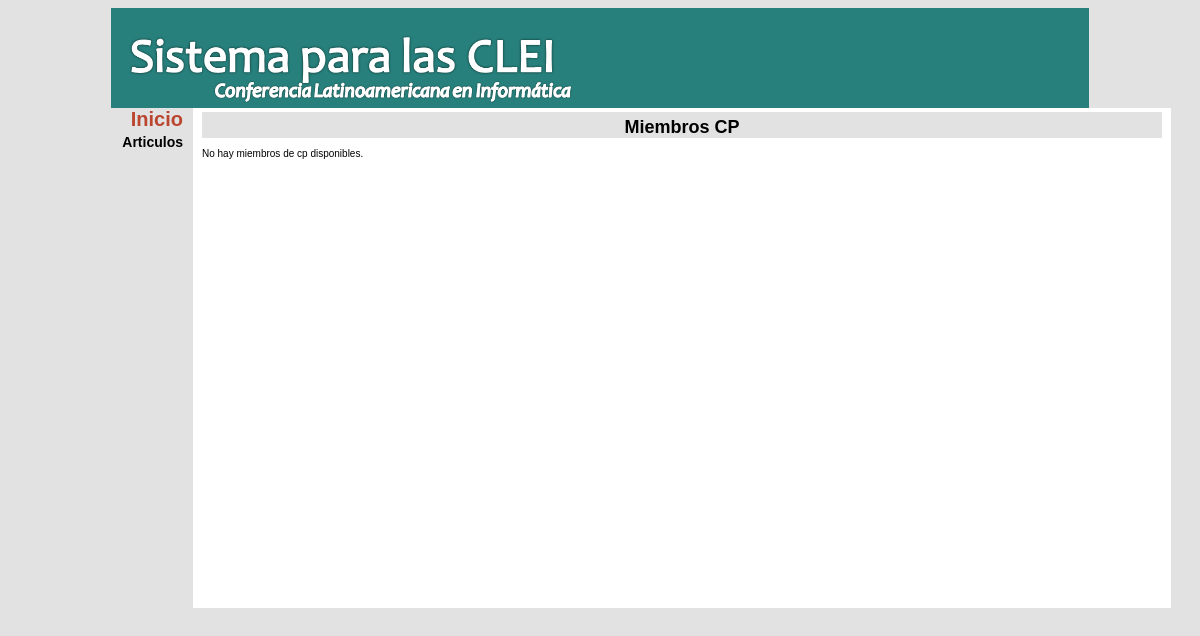
Before: /miembrocp/results/ with the older database file.
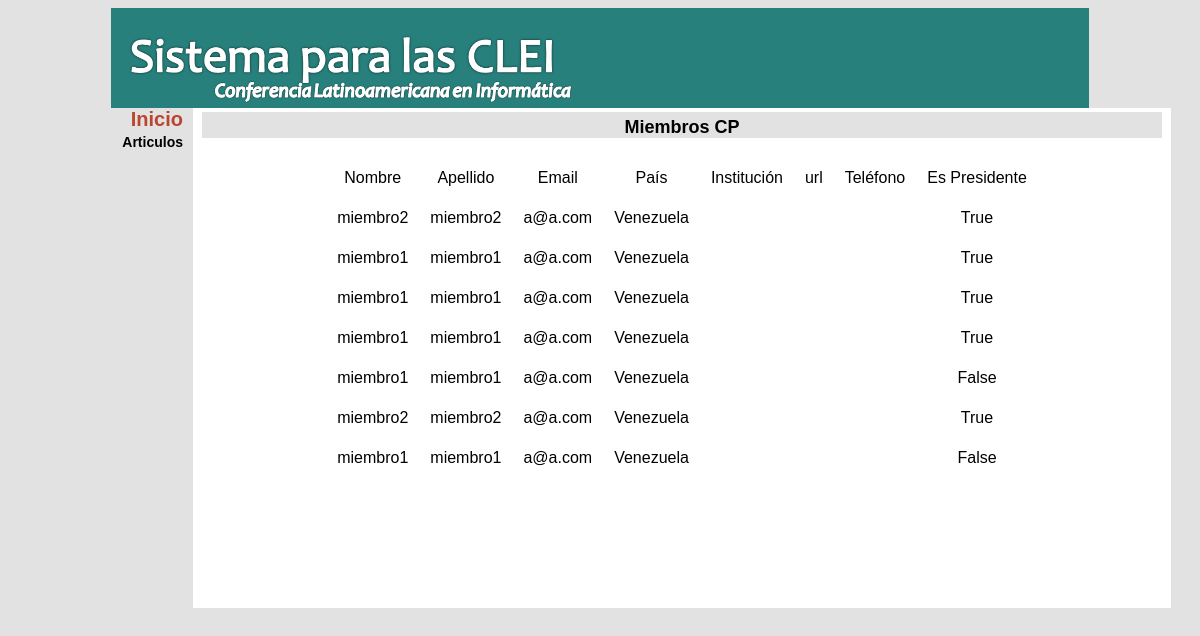
After: the same page with the newer database file.
### miembrocp/models.py (models this page shows, shortened)
class miembrocp(models.Model):
	nombre = models.CharField(max_length=60)
	apellido = models.CharField(max_length=60)
	email = models.EmailField()
	pais = models.CharField(max_length=60)
	institucion = models.CharField(max_length=140, null=True)
	url = models.URLField(null=True)
	telefono = models.CharField(max_length=140, null=True)
	esPresidente = models.NullBooleanField()

### miembrocp/views.py (the view)
# urls.py: url(r'results/$', views.results, name='results'),
def results(request):
    objectlist = miembrocp.objects.all()
    context = RequestContext(request,{'objectlist':objectlist,})
    return render(request, 'miembrocp/results.html', context)

### templates/miembrocp/results.html (shortened to what this page needs)
{% extends "home.html" %}
{% block stylesheet %}
    <link rel="stylesheet" href="../../static/css/style.css"type="text/css">
{% endblock %}
{% block contenido %}
        <div id="title">
             Miembros CP
        </div>
{% if objectlist %}
     <TABLE CELLSPACING="20">
	     <TR>
		  <TD>Nombre</TD><TD>Apellido</TD><TD>Email</TD><TD>País</TD><TD>Institución</TD><TD>url</TD><TD>Teléfono</TD><TD>Es Presidente</TD>
	     </TR>
	     <ul>
	     	{% for e in objectlist %}
		     <TR>
			  <TD>{{ e.nombre }}</TD><TD>{{ e.apellido }}</TD><TD>{{ e.email }}</TD><TD>{{ e.pais }}</TD><TD>{{ e.institucion }}</TD><TD>{{ e.url }}</TD><TD>{{ e.telefono }}</TD><TD>{{ e.esPresidente }}</TD>
		     </TR>
	     	{%endfor%}
	       </TABLE>
{% else %}
    <p>No hay miembros de cp disponibles.</p>
{% endif %}
{% endblock %}

### templates/home.html (shortened to what this page needs)
<html>
    <head>
        {% load staticfiles %}
        {% block stylesheet %} <link rel="stylesheet" href="../static/css/style.css"type="text/css"> {% endblock %}
    </head>
    <body>
        <header>
        <div id="banner">
            <img src="/static/images/Sistema_CLEI.png" style="height: 109;
            margin-left: -14;">
        </div>
        </header>
        <div id="left_pannel">
            <a class="menu_item" href="/home" style="font-size: 20px;
                margin-bottom: 3px;
                color: #bb4630;" >Inicio</a>
            <div id="accordion">
            {% block left_pannel %}
            {% if user.username == "admin" %}
                    <div class="menu_item">
                        <a>Articulos</a>
                    </div>
                    <div class="submenu">
                        <a class="menu_item" href="/articulo/create">Crear</a>
                        <a class="menu_item" href="/articulo/results">Listar Recibidos</a>
                        <a class="menu_item" href="/articulo/accept">Listar Aceptados</a>
                        <a class="menu_item" href="/articulo/evaluate">Evaluar</a>
                    </div>
                    <div class="menu_item">
                        <a>Inscritos</a>
                    </div>
                    <div class="submenu">
                        <a class="menu_item" href="/autor/results">Autores</a>
                        <a class="menu_item" href="/miembrocp/results">Miembro CP</a>
                        <a class="menu_item" href="/invitado/results">Invitados</a>
                    </div>
                    <div class="menu_item">
                        <a>Inscripciones</a>
                    </div>
                    <div class="submenu">
                        <a class="menu_item" href="/autor/create">Autor</a>
                        <a class="menu_item" href="/miembrocp/create">Miembro CP</a>
                        <a class="menu_item" href="/invitado/create">Invitado</a>
                    </div>
                    <div class="menu_item">
                        <a>Espacios</a>
                    </div>
                    <div class="submenu">
                        <a class="menu_item" href="/espacio/create">Crear</a>
                        <a class="menu_item" href="/espacio/results">Listar</a>
                    </div>
                    <div class="menu_item">
                        <a>Eventos</a>
                    </div>
                    <div class="submenu">
                        <a class="menu_item" href="/evento/create">Crear</a>
                        <a class="menu_item" href="/evento/results">Listar</a>
                    </div>
                </div>
            {% else %}
                    <div class="menu_item">
                        <a>Articulos</a>
                    </div>
            {% endif %}
            {% endblock %}
            </div>
        </div>
        <div id="central_pannel">
            <div id="container">
            {% block contenido %}{% endblock %}
            </div>
        </div>
	</body>
</html>

### articulo/static/css/style.css (style rules this page uses)
body { background: #e2e2e2; font-family: Arial, Georgia, Tahoma, Geneva, sans-serif; font-size: 10px; }
#banner { width: 978px; height: 100px; background: #27807C; margin: 0 auto; }
#left_pannel { width: 175px; text-align: right; display: inline-block; }
.menu_item { display: block; cursor: pointer; color: blue; color: inherit; font-weight: bold; font-size: 14; text-decoration: none; }
#central_pannel { width: 978px; height: auto; min-height: 500px; position: absolute; display: inline-block; text-align: center; margin-left: 10px; background: white; }
#title { width: 960px;; height: 26px; background: #e2e2e2; vertical-align: center; line-height: 30px; margin: 0 auto; margin-top: 4px; text-align: center; font-size: 18px; font-weight: bold; }
#container { height: inherit; width: 960; text-align: left; margin: 0 auto; }
table { margin: 0 auto; text-align: center; }

Changed rows visible on the page:
added miembrocp: nombre "miembro2", apellido "miembro2", email "a@a.com", pais "Venezuela", esPresidente "True"
added miembrocp: nombre "miembro1", apellido "miembro1", email "a@a.com", pais "Venezuela", esPresidente "True"
added miembrocp: nombre "miembro1", apellido "miembro1", email "a@a.com", pais "Venezuela", esPresidente "True"
added miembrocp: nombre "miembro1", apellido "miembro1", email "a@a.com", pais "Venezuela", esPresidente "True"
added miembrocp: nombre "miembro1", apellido "miembro1", email "a@a.com", pais "Venezuela", esPresidente "False"
added miembrocp: nombre "miembro2", apellido "miembro2", email "a@a.com", pais "Venezuela", esPresidente "True"
added miembrocp: nombre "miembro1", apellido "miembro1", email "a@a.com", pais "Venezuela", esPresidente "False"
Other visible differences:
text no longer shown: "No hay miembros de cp disponibles."
text now shown: "Nombre Apellido Email País Institución url Teléfono Es Presidente"
